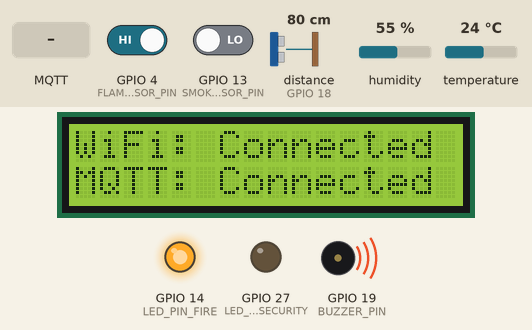
Bench run of a sketch on a simulated ESP32. Parts: 16×2 character LCD, output pins drawn as LEDs (lit = HIGH), buzzer (waves = sounding, pin HIGH). Wiring (inferred from the names in the program): ultrasonic range finder: trigger GPIO 5; echo GPIO 18. Dashed ring = blinking. The inputs (shaded band) are chosen by the test bench; at power-on: distance to the obstacle (sensor on GPIO 18) 80 cm, GPIO 4 (FLAME_SENSOR_PIN) HIGH, GPIO 13 (SMOKE_SENSOR_PIN) LOW, humidity 55 %, temperature 24 °C. The echo pulse lasts 58.3 µs per cm; WiFi joins after 1.5 s; servers stay silent unless stated; no MQTT or app messages arrive unless stated; pins used as bus, display or sensor lines are not drawn; what the sketch prints to the serial monitor is not drawn.

Above: at 1.89 s.
2.8 s: distance to the obstacle (sensor on GPIO 18) set to 56 cm
At 3.5 s:
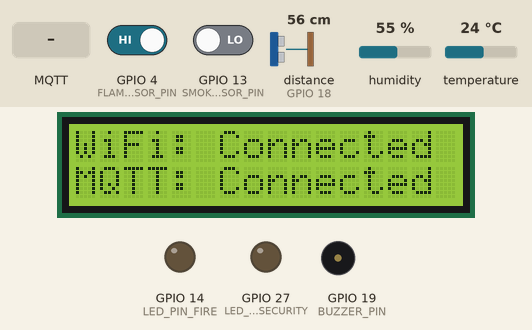
4.6 s: distance to the obstacle (sensor on GPIO 18) set to 45 cm
At 4.88 s:
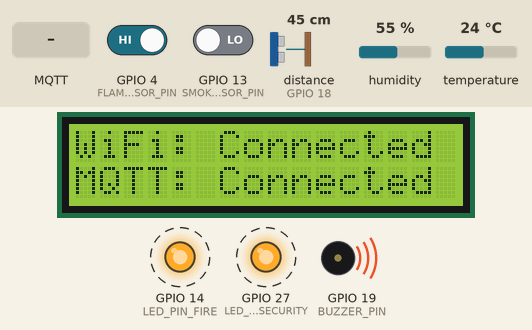
7.6 s: MQTT message "LOW" arrives on the first subscribed topic
At 8.53 s:
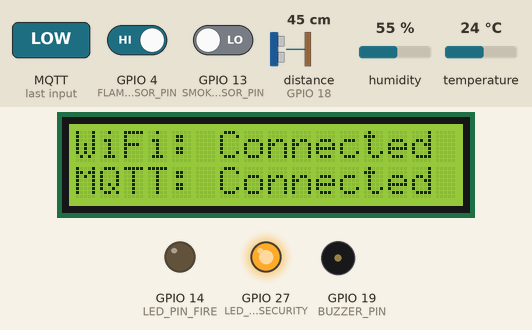
Timing chart, 0 to 14.4 s (numbered marks = the images above; inputs shaded):
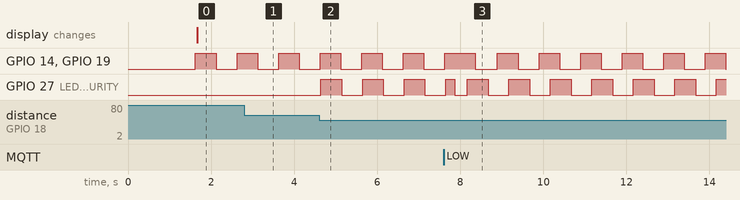

The sketch:

ESP_2.ino
```cpp
#include <WiFi.h>
#include <WiFiClientSecure.h>
#include <PubSubClient.h>
#include <LiquidCrystal_I2C.h>
#include <DHT.h>
#include <DHT_U.h>

// Wi-Fi credentials
const char* ssid = "Orange-fares";
const char* password = "rmc136a1drd47r";

// MQTT Broker settings
const char* mqtt_server = "836d265158fe407b82c0c60afc009fad.s1.eu.hivemq.cloud";
const char* mqtt_username = "faresmohamed260";
const char* mqtt_password = "#Rmc136a1drd47r";
const int mqtt_port = 8883;

// Certificates for secure connection
static const char* root_ca PROGMEM = R"EOF(
-----BEGIN CERTIFICATE-----
MIIFazCCA1OgAwIBAgIRAIIQz7DSQONZRGPgu2OCiwAwDQYJKoZIhvcNAQELBQAw
TzELMAkGA1UEBhMCVVMxKTAnBgNVBAoTIEludGVybmV0IFNlY3VyaXR5IFJlc2Vh
cmNoIEdyb3VwMRUwEwYDVQQDEwxJU1JHIFJvb3QgWDEwHhcNMTUwNjA0MTEwNDM4
WhcNMzUwNjA0MTEwNDM4WjBPMQswCQYDVQQGEwJVUzEpMCcGA1UEChMgSW50ZXJu
ZXQgU2VjdXJpdHkgUmVzZWFyY2ggR3JvdXAxFTATBgNVBAMTDElTUkcgUm9vdCBY
MTCCAiIwDQYJKoZIhvcNAQEBBQADggIPADCCAgoCggIBAK3oJHP0FDfzm54rVygc
h77ct984kIxuPOZXoHj3dcKi/vVqbvYATyjb3miGbESTtrFj/RQSa78f0uoxmyF+
0TM8ukj13Xnfs7j/EvEhmkvBioZxaUpmZmyPfjxwv60pIgbz5MDmgK7iS4+3mX6U
A5/TR5d8mUgjU+g4rk8Kb4Mu0UlXjIB0ttov0DiNewNwIRt18jA8+o+u3dpjq+sW
T8KOEUt+zwvo/7V3LvSye0rgTBIlDHCNAymg4VMk7BPZ7hm/ELNKjD+Jo2FR3qyH
B5T0Y3HsLuJvW5iB4YlcNHlsdu87kGJ55tukmi8mxdAQ4Q7e2RCOFvu396j3x+UC
B5iPNgiV5+I3lg02dZ77DnKxHZu8A/lJBdiB3QW0KtZB6awBdpUKD9jf1b0SHzUv
KBds0pjBqAlkd25HN7rOrFleaJ1/ctaJxQZBKT5ZPt0m9STJEadao0xAH0ahmbWn
OlFuhjuefXKnEgV4We0+UXgVCwOPjdAvBbI+e0ocS3MFEvzG6uBQE3xDk3SzynTn
jh8BCNAw1FtxNrQHusEwMFxIt4I7mKZ9YIqioymCzLq9gwQbooMDQaHWBfEbwrbw
qHyGO0aoSCqI3Haadr8faqU9GY/rOPNk3sgrDQoo//fb4hVC1CLQJ13hef4Y53CI
rU7m2Ys6xt0nUW7/vGT1M0NPAgMBAAGjQjBAMA4GA1UdDwEB/wQEAwIBBjAPBgNV
HRMBAf8EBTADAQH/MB0GA1UdDgQWBBR5tFnme7bl5AFzgAiIyBpY9umbbjANBgkq
hkiG9w0BAQsFAAOCAgEAVR9YqbyyqFDQDLHYGmkgJykIrGF1XIpu+ILlaS/V9lZL
ubhzEFnTIZd+50xx+7LSYK05qAvqFyFWhfFQDlnrzuBZ6brJFe+GnY+EgPbk6ZGQ
3BebYhtF8GaV0nxvwuo77x/Py9auJ/GpsMiu/X1+mvoiBOv/2X/qkSsisRcOj/KK
NFtY2PwByVS5uCbMiogziUwthDyC3+6WVwW6LLv3xLfHTjuCvjHIInNzktHCgKQ5
ORAzI4JMPJ+GslWYHb4phowim57iaztXOoJwTdwJx4nLCgdNbOhdjsnvzqvHu7Ur
TkXWStAmzOVyyghqpZXjFaH3pO3JLF+l+/+sKAIuvtd7u+Nxe5AW0wdeRlN8NwdC
jNPElpzVmbUq4JUagEiuTDkHzsxHpFKVK7q4+63SM1N95R1NbdWhscdCb+ZAJzVc
oyi3B43njTOQ5yOf+1CceWxG1bQVs5ZufpsMljq4Ui0/1lvh+wjChP4kqKOJ2qxq
4RgqsahDYVvTH9w7jXbyLeiNdd8XM2w9U/t7y0Ff/9yi0GE44Za4rF2LN9d11TPA
mRGunUHBcnWEvgJBQl9nJEiU0Zsnvgc/ubhPgXRR4Xq37Z0j4r7g1SgEEzwxA57d
emyPxgcYxn/eR44/KJ4EBs+lVDR3veyJm+kXQ99b21/+jh5Xos1AnX5iItreGCc=
-----END CERTIFICATE-----
)EOF";

// Define topics
const char* fire_alarm_topic = "fire_alarm";
const char* security_alarm_topic = "security_alarm";
const char* online_reset_button_topic = "online_reset_button";
const char* dht_topic = "dht";

// Variables to hold alarm states
bool fireAlarmTriggered = false;
bool securityAlarmTriggered = false;
bool WiFiConnected = false;
bool MQTTConnected = false;

// Pin Definitions
#define FLAME_SENSOR_PIN 4
#define SMOKE_SENSOR_PIN 13
#define LED_PIN_FIRE 14
#define TRIG_PIN 5
#define ECHO_PIN 18
#define LED_PIN_SECURITY 27
#define BUZZER_PIN 19
#define DHTPIN 15
#define DHTTYPE DHT11

// Create a DHT object
DHT dht(DHTPIN, DHTTYPE);

// Initialize the LCD
LiquidCrystal_I2C lcd(0x27, 16, 2); // 16 columns and 2 rows

// MQTT client and Wi-Fi client
WiFiClientSecure espClient;
PubSubClient client(espClient);

// Task handles
TaskHandle_t fireAlarmTaskHandle = NULL;
TaskHandle_t securityAlarmTaskHandle = NULL;
TaskHandle_t onlineResetButtonTaskHandle = NULL;
TaskHandle_t DHTTaskHandle = NULL;

// Function prototypes
void setup_wifi();
void reconnect();
void callback(char* topic, byte* payload, unsigned int length);

void setup() {
  Serial.begin(115200);

  // Initialize the DHT sensor
  dht.begin();

  // Initialize pins
  pinMode(FLAME_SENSOR_PIN, INPUT);
  pinMode(SMOKE_SENSOR_PIN, INPUT);
  pinMode(ECHO_PIN, INPUT);

  pinMode(TRIG_PIN, OUTPUT);
  pinMode(LED_PIN_FIRE, OUTPUT);
  pinMode(LED_PIN_SECURITY, OUTPUT);
  pinMode(BUZZER_PIN, OUTPUT);

  // Initialize all LEDs and Buzzer as OFF
  digitalWrite(LED_PIN_FIRE, LOW);
  digitalWrite(LED_PIN_SECURITY, LOW);
  digitalWrite(BUZZER_PIN, LOW);

  // Initialize the LCD
  lcd.init();
  lcd.backlight();
  lcd.setCursor(0, 0);
  lcd.print("Initializing...");

  // Connect to Wi-Fi
  setup_wifi();

  // Set MQTT server and callback function
  espClient.setCACert(root_ca);
  client.setServer(mqtt_server, mqtt_port);
  client.setCallback(callback);

  // Create FreeRTOS tasks to handle LEDs based on MQTT messages
  xTaskCreatePinnedToCore(fireAlarmTask, "Fire Alarm Task", 10000, NULL, 1, &fireAlarmTaskHandle, 1);
  xTaskCreatePinnedToCore(securityAlarmTask, "Security Alarm Task", 10000, NULL, 1, &securityAlarmTaskHandle, 1);
  xTaskCreatePinnedToCore(onlineResetButtonTask, "Online Reset Button Task", 10000, NULL, 1, &onlineResetButtonTaskHandle, 1);
  xTaskCreatePinnedToCore(DHTTask, "DHT Task", 10000, NULL, 1, &DHTTaskHandle, 1);
}

void loop() {
  if (!client.connected()) {
    reconnect();
  }
  client.loop();

  lcd.clear();
  lcd.setCursor(0, 0);
  lcd.print("WiFi: ");
  lcd.print(WiFiConnected ? "Connected" : "Failed");

  lcd.setCursor(0, 1);
  lcd.print("MQTT: ");
  lcd.print(MQTTConnected ? "Connected" : "Failed");


  delay(1000);  // Adjust delay as needed
}

void setup_wifi() {
  delay(10);
  Serial.println();
  Serial.print("Connecting to ");
  Serial.println(ssid);

  WiFi.begin(ssid, password);

  while (WiFi.status() != WL_CONNECTED) {
    delay(500);
    Serial.print(".");
  }

  Serial.println("WiFi connected");
  Serial.print("IP address: ");
  Serial.println(WiFi.localIP());
  WiFiConnected = true;
}

void reconnect() {
  while (!client.connected()) {
    Serial.print("Attempting MQTT connection...");
    if (client.connect("ESP32Client", mqtt_username, mqtt_password)) {
      Serial.println("connected");
      MQTTConnected = true;

      // Subscribe to topics
      client.subscribe(online_reset_button_topic);

    } else {
      Serial.print("failed, rc=");
      Serial.print(client.state());
      MQTTConnected = false;
      Serial.println(" try again in 5 seconds");
      delay(5000);
    }
  }
}

void callback(char* topic, byte* payload, unsigned int length) {
  Serial.print("Message arrived [");
  Serial.print(topic);
  Serial.print("] ");
  String message = "";
  for (int i = 0; i < length; i++) {
    message += (char)payload[i];
  }
  Serial.println(message);

  // Send the received message to the corresponding task
  if (String(topic) == online_reset_button_topic && message == "LOW") {
    xTaskNotifyGive(onlineResetButtonTaskHandle);  // Use task notification for Online Reset button
  }
}

// Task for Fire Alarm
void fireAlarmTask(void *parameter) {
  while (1) {
      if (!fireAlarmTriggered && (digitalRead(FLAME_SENSOR_PIN) == LOW || digitalRead(SMOKE_SENSOR_PIN) == LOW)) {
      // Publish sensor state to MQTT topics
      if (client.publish(fire_alarm_topic, "LOW", true)) {
        Serial.println("Fire Alarm state published successfully.");
      } else {
        Serial.println("Failed to publish Fire Alarm state.");
      }
      fireAlarmTriggered = true;
      int *ledPinPtr = new int(LED_PIN_FIRE);
      xTaskCreate(pulseAlarmTask, "Fire Alarm Task", 10000, ledPinPtr, 1, &fireAlarmTaskHandle);
      Serial.println("Fire Alarm triggered!");
    }
    vTaskDelay(100 / portTICK_PERIOD_MS);  // Delay to avoid spamming
  }
}

// Function to measure distance using the ultrasonic sensor
long measureDistance() {
  // Send a 10us pulse to the trig pin
  digitalWrite(TRIG_PIN, LOW);
  delayMicroseconds(2);
  digitalWrite(TRIG_PIN, HIGH);
  delayMicroseconds(10);
  digitalWrite(TRIG_PIN, LOW);

  // Read the echo pin and calculate the distance
  long duration = pulseIn(ECHO_PIN, HIGH);
  long distance = (duration * 0.034) / 2; // Convert to distance in cm
  //Serial.print("distance: ");
  //Serial.println(distance);
  return distance;
}

// Task for Security Alarm
void securityAlarmTask(void *parameter) {
  while (1) {
    long distance = measureDistance();
    if (!securityAlarmTriggered && distance < 50 && distance > 0) {
      // Publish sensor state to MQTT topics
      if (client.publish(security_alarm_topic, "LOW", true)) {
        Serial.println("Security Alarm state published successfully.");
      } else {
        Serial.println("Failed to publish Security Alarm state.");
      }
      securityAlarmTriggered = true;
      int *ledPinPtr = new int(LED_PIN_SECURITY);
      xTaskCreate(pulseAlarmTask, "Security Pulse Alarm Task", 10000, ledPinPtr, 1, &securityAlarmTaskHandle);
      Serial.println("Security Alarm triggered!");
    }
    vTaskDelay(500 / portTICK_PERIOD_MS);  // Delay to avoid spamming
  }
}

// Task for pulsing LED and Buzzer
void pulseAlarmTask(void *parameter) {
  int ledPin = *(int *)parameter;

  while (1) {
    if (fireAlarmTriggered || securityAlarmTriggered) {
      digitalWrite(ledPin, HIGH);
      digitalWrite(BUZZER_PIN, HIGH);
      vTaskDelay(500 / portTICK_PERIOD_MS);  // LED and Buzzer ON for 500ms

      digitalWrite(ledPin, LOW);
      digitalWrite(BUZZER_PIN, LOW);
      vTaskDelay(500 / portTICK_PERIOD_MS);  // LED and Buzzer OFF for 500ms
    } else {
      vTaskDelete(NULL);  // Delete this task when the alarm is not triggered
    }
  }
}

void onlineResetButtonTask(void *parameter) {
  while (1) {
    ulTaskNotifyTake(pdTRUE, portMAX_DELAY);  // Wait for the notification
    turnOffAlarms();
  }
}

void turnOffAlarms() {
  fireAlarmTriggered = false;
  securityAlarmTriggered = false;

  // Delete active alarm tasks
  if (fireAlarmTaskHandle != NULL) {
    vTaskDelete(fireAlarmTaskHandle);
    fireAlarmTaskHandle = NULL;
  }
  if (securityAlarmTaskHandle != NULL) {
    vTaskDelete(securityAlarmTaskHandle);
    securityAlarmTaskHandle = NULL;
  }

  // Turn off all LEDs and Buzzer
  digitalWrite(LED_PIN_FIRE, LOW);
  digitalWrite(LED_PIN_SECURITY, LOW);
  digitalWrite(BUZZER_PIN, LOW);
}

void DHTTask(void *parameter) {
  while (1) {
    // Read humidity and temperature
    float humidity = dht.readHumidity();
    float temperature = dht.readTemperature();
    String temperatureString = String(temperature);  // Convert float to String

    // Check if any reads failed and exit the loop if they did
    if (isnan(humidity) || isnan(temperature)) {
      Serial.println("Failed to read from DHT sensor!");
    } else {
      // Publish sensor state to MQTT topics
      if (client.publish(dht_topic, temperatureString.c_str(), true)) {
        Serial.println("Reading published successfully.");
      } else {
        Serial.println("Failed to publish reading.");
      }
    }

    // Delay for a period (e.g., 30 seconds)
    vTaskDelay(pdMS_TO_TICKS(30000));
  }
}
```

Measured:
- the behaviour switches between 51 and 50 cm on distance to the obstacle (sensor on GPIO 18) (found by bisection; images 1 and 2)
- after the input at 4.6 s, GPIO 27 (LED_PIN_SECURITY): alternates HIGH for 0.50 s and LOW for 0.50 s, starting after 0.05 s
- by itself, GPIO 14 (LED_PIN_FIRE), GPIO 19 (BUZZER_PIN): repeats every 1.0 s: LOW 0.53 s, HIGH 0.50 s
